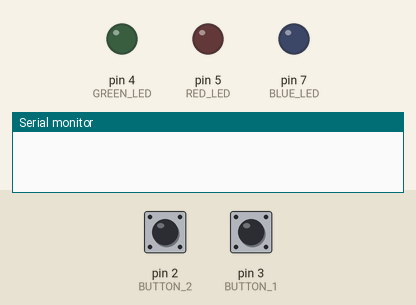
A sketch run on a simulated Arduino Uno, built with avr-gcc and run on an emulated ATmega328P. Parts: output pins drawn as LEDs (lit = HIGH), the last lines printed to the serial monitor. The inputs (shaded band) are chosen by the test bench; at power-on: pin 2 (BUTTON_2) HIGH, pin 3 (BUTTON_1) HIGH.

Above: at 1.2 s.
1.3 s: pin 2 (BUTTON_2) pulled LOW for 0.15 s
At 2.2 s:
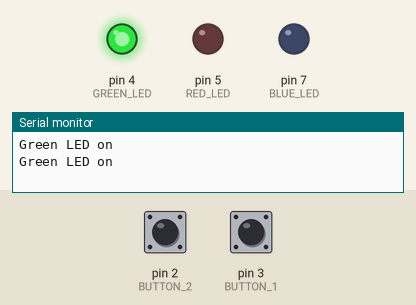
2.9 s: pin 3 (BUTTON_1) pulled LOW for 0.15 s
At 4.1 s:
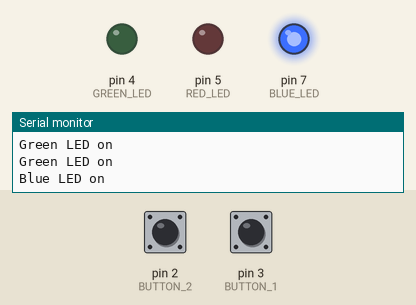
4.5 s: pin 3 (BUTTON_1) pulled LOW for 1 s
At 5.8 s:
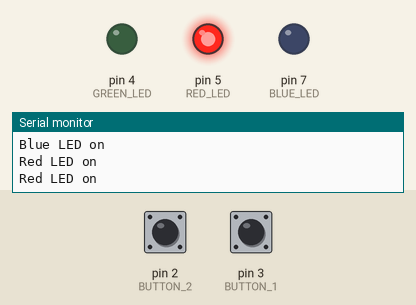
7.0 s: pin 2 (BUTTON_2) pulled LOW for 1 s
At 8.5 s:
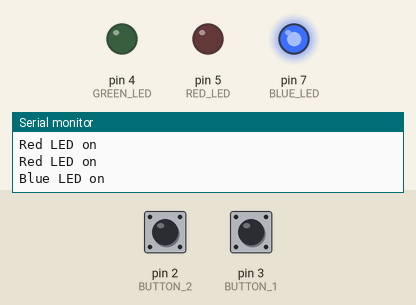
9.5 s: pin 2 (BUTTON_2) pulled LOW for 3.2 s
At 10.8 s:
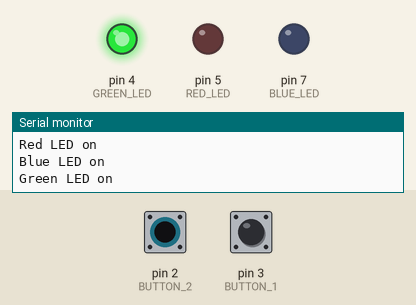
Timing chart, 0 to 12.5 s (numbered marks = the images above; inputs shaded):
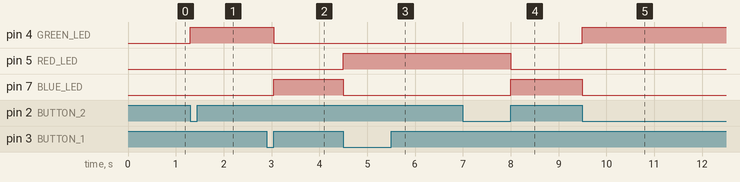

Measured:
- after the input at 1.3 s, pin 4 (GREEN_LED): LOW → HIGH at once
- after the input at 2.9 s, pin 4 (GREEN_LED): HIGH → LOW after 0.15 s; pin 7 (BLUE_LED): LOW → HIGH after 0.15 s
- after the input at 4.5 s, pin 5 (RED_LED): LOW → HIGH at once; pin 7 (BLUE_LED): HIGH → LOW at once
- after the input at 7.0 s, pin 5 (RED_LED): HIGH → LOW after 1.0 s; pin 7 (BLUE_LED): LOW → HIGH after 1.0 s
- after the input at 9.5 s, pin 4 (GREEN_LED): LOW → HIGH at once; pin 7 (BLUE_LED): HIGH → LOW at once

The sketch:

Lab2_Q1.ino
```cpp
#define BUTTON_1 3
#define BUTTON_2 2
#define RED_LED 5
#define GREEN_LED 4
#define BLUE_LED 7

int gbutton1Count = 0;
int gbutton2Count = 0;
int gflag = 0;

void setup() {
  // put your setup code here, to run once:
  Serial.begin(9600);
  pinMode(RED_LED, OUTPUT);
  pinMode(BLUE_LED, OUTPUT);
  pinMode(GREEN_LED, OUTPUT);
  pinMode(BUTTON_1, INPUT_PULLUP);
  pinMode(BUTTON_2, INPUT_PULLUP);

  attachInterrupt(digitalPinToInterrupt(BUTTON_1),isr_button1, CHANGE);
  attachInterrupt(digitalPinToInterrupt(BUTTON_2),isr_button2,CHANGE);
}

void loop() {
  // put your main code here, to run repeatedly:
  if (gflag == 1){
    if (gbutton1Count > gbutton2Count){
    digitalWrite(RED_LED, HIGH);
    digitalWrite(GREEN_LED,LOW);
    digitalWrite(BLUE_LED, LOW);
    Serial.println("Red LED on");
  }else if(gbutton1Count == gbutton2Count){
    digitalWrite(RED_LED, LOW);
    digitalWrite(GREEN_LED,LOW);
    digitalWrite(BLUE_LED, HIGH);
    Serial.println("Blue LED on");
  }else if(gbutton1Count < gbutton2Count){
    digitalWrite(RED_LED, LOW);
    digitalWrite(GREEN_LED,HIGH);
    digitalWrite(BLUE_LED, LOW);
    Serial.println("Green LED on");
  }
    gflag = 0;
  }

}

void isr_button1(){
  gbutton1Count +=1;
  gflag = 1;
}

void isr_button2(){
  gbutton2Count +=1;
  gflag = 1;
}
```
